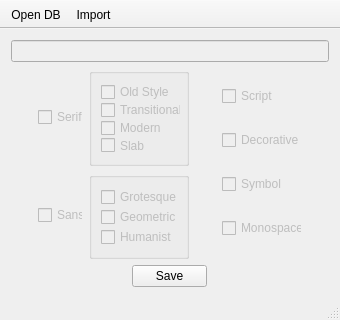
<?xml version="1.0" encoding="UTF-8"?>
<ui version="4.0">
 <class>MainWindow</class>
 <widget class="QMainWindow" name="MainWindow">
  <property name="geometry">
   <rect>
    <x>0</x>
    <y>0</y>
    <width>340</width>
    <height>320</height>
   </rect>
  </property>
  <property name="minimumSize">
   <size>
    <width>340</width>
    <height>320</height>
   </size>
  </property>
  <property name="maximumSize">
   <size>
    <width>340</width>
    <height>320</height>
   </size>
  </property>
  <property name="windowTitle">
   <string>Fonta DB Manager</string>
  </property>
  <widget class="QWidget" name="centralWidget">
   <layout class="QVBoxLayout" name="verticalLayout_5">
    <item>
     <layout class="QVBoxLayout" name="verticalLayout">
      <item>
       <widget class="QLineEdit" name="lineEdit">
        <property name="enabled">
         <bool>false</bool>
        </property>
       </widget>
      </item>
      <item>
       <spacer name="verticalSpacer">
        <property name="orientation">
         <enum>Qt::Vertical</enum>
        </property>
        <property name="sizeHint" stdset="0">
         <size>
          <width>20</width>
          <height>40</height>
         </size>
        </property>
       </spacer>
      </item>
      <item>
       <layout class="QHBoxLayout" name="horizontalLayout" stretch="100,100">
        <property name="sizeConstraint">
         <enum>QLayout::SetNoConstraint</enum>
        </property>
        <item>
         <layout class="QGridLayout" name="grid">
          <property name="sizeConstraint">
           <enum>QLayout::SetMaximumSize</enum>
          </property>
          <item row="1" column="0">
           <layout class="QHBoxLayout" name="sansCell">
            <item>
             <widget class="QCheckBox" name="sansBox">
              <property name="enabled">
               <bool>false</bool>
              </property>
              <property name="minimumSize">
               <size>
                <width>45</width>
                <height>0</height>
               </size>
              </property>
              <property name="maximumSize">
               <size>
                <width>45</width>
                <height>16777215</height>
               </size>
              </property>
              <property name="focusPolicy">
               <enum>Qt::TabFocus</enum>
              </property>
              <property name="text">
               <string>Sans</string>
              </property>
              <property name="tristate">
               <bool>false</bool>
              </property>
             </widget>
            </item>
            <item>
             <widget class="QGroupBox" name="sansGroup">
              <property name="enabled">
               <bool>true</bool>
              </property>
              <property name="minimumSize">
               <size>
                <width>100</width>
                <height>0</height>
               </size>
              </property>
              <property name="maximumSize">
               <size>
                <width>100</width>
                <height>16777215</height>
               </size>
              </property>
              <property name="title">
               <string/>
              </property>
              <property name="flat">
               <bool>false</bool>
              </property>
              <property name="checkable">
               <bool>false</bool>
              </property>
              <layout class="QVBoxLayout" name="verticalLayout_4">
               <property name="spacing">
                <number>0</number>
               </property>
               <property name="leftMargin">
                <number>9</number>
               </property>
               <property name="topMargin">
                <number>9</number>
               </property>
               <property name="rightMargin">
                <number>9</number>
               </property>
               <property name="bottomMargin">
                <number>9</number>
               </property>
               <item>
                <layout class="QGridLayout" name="sansGrid">
                 <property name="spacing">
                  <number>0</number>
                 </property>
                 <item row="0" column="1">
                  <widget class="QCheckBox" name="grotesqueBox">
                   <property name="enabled">
                    <bool>false</bool>
                   </property>
                   <property name="minimumSize">
                    <size>
                     <width>80</width>
                     <height>0</height>
                    </size>
                   </property>
                   <property name="maximumSize">
                    <size>
                     <width>80</width>
                     <height>16777215</height>
                    </size>
                   </property>
                   <property name="focusPolicy">
                    <enum>Qt::TabFocus</enum>
                   </property>
                   <property name="text">
                    <string>Grotesque</string>
                   </property>
                   <property name="tristate">
                    <bool>false</bool>
                   </property>
                  </widget>
                 </item>
                 <item row="2" column="1">
                  <widget class="QCheckBox" name="humanistBox">
                   <property name="enabled">
                    <bool>false</bool>
                   </property>
                   <property name="minimumSize">
                    <size>
                     <width>80</width>
                     <height>0</height>
                    </size>
                   </property>
                   <property name="maximumSize">
                    <size>
                     <width>80</width>
                     <height>16777215</height>
                    </size>
                   </property>
                   <property name="focusPolicy">
                    <enum>Qt::TabFocus</enum>
                   </property>
                   <property name="text">
                    <string>Humanist</string>
                   </property>
                   <property name="tristate">
                    <bool>false</bool>
                   </property>
                  </widget>
                 </item>
                 <item row="1" column="1">
                  <widget class="QCheckBox" name="geometricBox">
                   <property name="enabled">
                    <bool>false</bool>
                   </property>
                   <property name="minimumSize">
                    <size>
                     <width>80</width>
                     <height>0</height>
                    </size>
                   </property>
                   <property name="maximumSize">
                    <size>
                     <width>80</width>
                     <height>16777215</height>
                    </size>
                   </property>
                   <property name="focusPolicy">
                    <enum>Qt::TabFocus</enum>
                   </property>
                   <property name="text">
                    <string>Geometric</string>
                   </property>
                   <property name="tristate">
                    <bool>false</bool>
                   </property>
                  </widget>
                 </item>
                </layout>
               </item>
              </layout>
             </widget>
            </item>
           </layout>
          </item>
          <item row="0" column="0">
           <layout class="QHBoxLayout" name="serifCell">
            <item>
             <widget class="QCheckBox" name="serifBox">
              <property name="enabled">
               <bool>false</bool>
              </property>
              <property name="minimumSize">
               <size>
                <width>45</width>
                <height>0</height>
               </size>
              </property>
              <property name="maximumSize">
               <size>
                <width>45</width>
                <height>16777215</height>
               </size>
              </property>
              <property name="focusPolicy">
               <enum>Qt::TabFocus</enum>
              </property>
              <property name="text">
               <string>Serif</string>
              </property>
              <property name="tristate">
               <bool>false</bool>
              </property>
             </widget>
            </item>
            <item>
             <widget class="QGroupBox" name="serifGroup">
              <property name="enabled">
               <bool>true</bool>
              </property>
              <property name="minimumSize">
               <size>
                <width>100</width>
                <height>0</height>
               </size>
              </property>
              <property name="maximumSize">
               <size>
                <width>100</width>
                <height>16777215</height>
               </size>
              </property>
              <property name="title">
               <string/>
              </property>
              <property name="flat">
               <bool>false</bool>
              </property>
              <property name="checkable">
               <bool>false</bool>
              </property>
              <layout class="QVBoxLayout" name="verticalLayout_3">
               <property name="spacing">
                <number>0</number>
               </property>
               <property name="leftMargin">
                <number>9</number>
               </property>
               <property name="topMargin">
                <number>9</number>
               </property>
               <property name="rightMargin">
                <number>9</number>
               </property>
               <property name="bottomMargin">
                <number>9</number>
               </property>
               <item>
                <layout class="QGridLayout" name="serifGrid">
                 <property name="spacing">
                  <number>0</number>
                 </property>
                 <item row="3" column="1">
                  <widget class="QCheckBox" name="slabBox">
                   <property name="enabled">
                    <bool>false</bool>
                   </property>
                   <property name="minimumSize">
                    <size>
                     <width>80</width>
                     <height>0</height>
                    </size>
                   </property>
                   <property name="maximumSize">
                    <size>
                     <width>80</width>
                     <height>16777215</height>
                    </size>
                   </property>
                   <property name="focusPolicy">
                    <enum>Qt::TabFocus</enum>
                   </property>
                   <property name="text">
                    <string>Slab</string>
                   </property>
                   <property name="tristate">
                    <bool>false</bool>
                   </property>
                  </widget>
                 </item>
                 <item row="1" column="1">
                  <widget class="QCheckBox" name="transitionalBox">
                   <property name="enabled">
                    <bool>false</bool>
                   </property>
                   <property name="minimumSize">
                    <size>
                     <width>80</width>
                     <height>0</height>
                    </size>
                   </property>
                   <property name="maximumSize">
                    <size>
                     <width>80</width>
                     <height>16777215</height>
                    </size>
                   </property>
                   <property name="focusPolicy">
                    <enum>Qt::TabFocus</enum>
                   </property>
                   <property name="text">
                    <string>Transitional</string>
                   </property>
                   <property name="tristate">
                    <bool>false</bool>
                   </property>
                  </widget>
                 </item>
                 <item row="2" column="1">
                  <widget class="QCheckBox" name="modernBox">
                   <property name="enabled">
                    <bool>false</bool>
                   </property>
                   <property name="minimumSize">
                    <size>
                     <width>80</width>
                     <height>0</height>
                    </size>
                   </property>
                   <property name="maximumSize">
                    <size>
                     <width>80</width>
                     <height>16777215</height>
                    </size>
                   </property>
                   <property name="focusPolicy">
                    <enum>Qt::TabFocus</enum>
                   </property>
                   <property name="text">
                    <string>Modern</string>
                   </property>
                   <property name="tristate">
                    <bool>false</bool>
                   </property>
                  </widget>
                 </item>
                 <item row="0" column="1">
                  <widget class="QCheckBox" name="oldStyleBox">
                   <property name="enabled">
                    <bool>false</bool>
                   </property>
                   <property name="minimumSize">
                    <size>
                     <width>80</width>
                     <height>0</height>
                    </size>
                   </property>
                   <property name="maximumSize">
                    <size>
                     <width>80</width>
                     <height>16777215</height>
                    </size>
                   </property>
                   <property name="focusPolicy">
                    <enum>Qt::TabFocus</enum>
                   </property>
                   <property name="text">
                    <string>Old Style</string>
                   </property>
                   <property name="tristate">
                    <bool>false</bool>
                   </property>
                  </widget>
                 </item>
                </layout>
               </item>
              </layout>
             </widget>
            </item>
           </layout>
          </item>
         </layout>
        </item>
        <item>
         <layout class="QVBoxLayout" name="verticalLayout_2">
          <item>
           <widget class="QCheckBox" name="scriptBox">
            <property name="enabled">
             <bool>false</bool>
            </property>
            <property name="minimumSize">
             <size>
              <width>80</width>
              <height>0</height>
             </size>
            </property>
            <property name="maximumSize">
             <size>
              <width>80</width>
              <height>16777215</height>
             </size>
            </property>
            <property name="focusPolicy">
             <enum>Qt::TabFocus</enum>
            </property>
            <property name="text">
             <string>Script</string>
            </property>
            <property name="tristate">
             <bool>false</bool>
            </property>
           </widget>
          </item>
          <item>
           <widget class="QCheckBox" name="decorativeBox">
            <property name="enabled">
             <bool>false</bool>
            </property>
            <property name="minimumSize">
             <size>
              <width>80</width>
              <height>0</height>
             </size>
            </property>
            <property name="maximumSize">
             <size>
              <width>80</width>
              <height>16777215</height>
             </size>
            </property>
            <property name="focusPolicy">
             <enum>Qt::TabFocus</enum>
            </property>
            <property name="text">
             <string>Decorative</string>
            </property>
            <property name="tristate">
             <bool>false</bool>
            </property>
           </widget>
          </item>
          <item>
           <widget class="QCheckBox" name="symbolBox">
            <property name="enabled">
             <bool>false</bool>
            </property>
            <property name="minimumSize">
             <size>
              <width>80</width>
              <height>0</height>
             </size>
            </property>
            <property name="maximumSize">
             <size>
              <width>80</width>
              <height>16777215</height>
             </size>
            </property>
            <property name="focusPolicy">
             <enum>Qt::TabFocus</enum>
            </property>
            <property name="text">
             <string>Symbol</string>
            </property>
            <property name="tristate">
             <bool>false</bool>
            </property>
           </widget>
          </item>
          <item>
           <widget class="QCheckBox" name="monospacedBox">
            <property name="enabled">
             <bool>false</bool>
            </property>
            <property name="minimumSize">
             <size>
              <width>80</width>
              <height>0</height>
             </size>
            </property>
            <property name="maximumSize">
             <size>
              <width>80</width>
              <height>16777215</height>
             </size>
            </property>
            <property name="focusPolicy">
             <enum>Qt::TabFocus</enum>
            </property>
            <property name="text">
             <string>Monospaced</string>
            </property>
            <property name="tristate">
             <bool>false</bool>
            </property>
           </widget>
          </item>
         </layout>
        </item>
       </layout>
      </item>
      <item>
       <spacer name="verticalSpacer_2">
        <property name="orientation">
         <enum>Qt::Vertical</enum>
        </property>
        <property name="sizeHint" stdset="0">
         <size>
          <width>20</width>
          <height>40</height>
         </size>
        </property>
       </spacer>
      </item>
      <item alignment="Qt::AlignHCenter">
       <widget class="QPushButton" name="saveButton">
        <property name="minimumSize">
         <size>
          <width>75</width>
          <height>0</height>
         </size>
        </property>
        <property name="maximumSize">
         <size>
          <width>75</width>
          <height>16777215</height>
         </size>
        </property>
        <property name="text">
         <string>Save</string>
        </property>
       </widget>
      </item>
     </layout>
    </item>
   </layout>
  </widget>
  <widget class="QToolBar" name="toolBar">
   <property name="windowTitle">
    <string>toolBar</string>
   </property>
   <property name="movable">
    <bool>false</bool>
   </property>
   <property name="floatable">
    <bool>false</bool>
   </property>
   <attribute name="toolBarArea">
    <enum>TopToolBarArea</enum>
   </attribute>
   <attribute name="toolBarBreak">
    <bool>false</bool>
   </attribute>
   <addaction name="actionOpen"/>
   <addaction name="actionImport"/>
  </widget>
  <widget class="QStatusBar" name="statusBar"/>
  <action name="actionOpen">
   <property name="text">
    <string>Open DB...</string>
   </property>
   <property name="toolTip">
    <string>open db folder</string>
   </property>
   <property name="shortcut">
    <string>Ctrl+O</string>
   </property>
  </action>
  <action name="actionImport">
   <property name="text">
    <string>Import</string>
   </property>
   <property name="shortcut">
    <string>Ctrl+I</string>
   </property>
  </action>
 </widget>
 <layoutdefault spacing="6" margin="11"/>
 <resources/>
 <connections/>
</ui>
